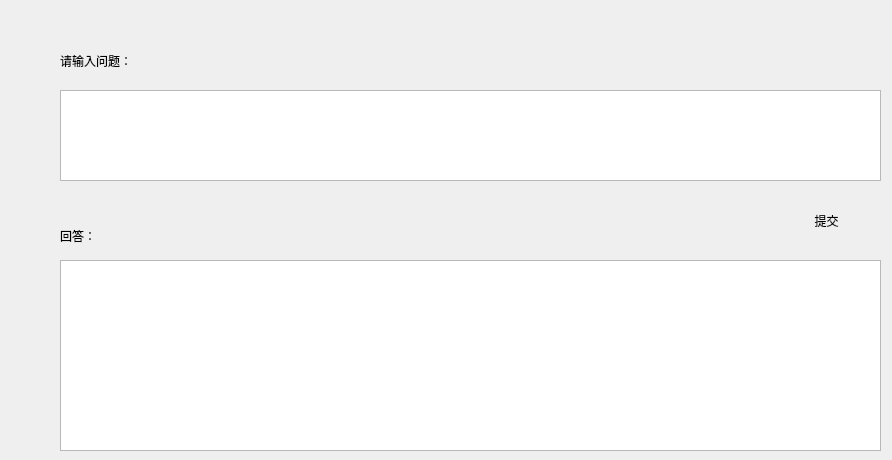
   <widget class="QWidget" name="page_6">
    <widget class="QLabel" name="label_2">
     <property name="geometry">
      <rect>
       <x>60</x>
       <y>40</y>
       <width>151</width>
       <height>41</height>
      </rect>
     </property>
     <property name="styleSheet">
      <string notr="true">*{
font: 16pt &quot;华文琥珀&quot;;


}</string>
     </property>
     <property name="text">
      <string>请输入问题：</string>
     </property>
    </widget>
    <widget class="QTextEdit" name="textEdit">
     <property name="geometry">
      <rect>
       <x>60</x>
       <y>90</y>
       <width>821</width>
       <height>91</height>
      </rect>
     </property>
     <property name="styleSheet">
      <string notr="true"/>
     </property>
    </widget>
    <widget class="QLabel" name="label_3">
     <property name="geometry">
      <rect>
       <x>60</x>
       <y>220</y>
       <width>141</width>
       <height>31</height>
      </rect>
     </property>
     <property name="styleSheet">
      <string notr="true">*{
font: 16pt &quot;华文琥珀&quot;;


}</string>
     </property>
     <property name="text">
      <string>回答：</string>
     </property>
    </widget>
    <widget class="QTextBrowser" name="textBrowser_2">
     <property name="geometry">
      <rect>
       <x>60</x>
       <y>260</y>
       <width>821</width>
       <height>191</height>
      </rect>
     </property>
     <property name="styleSheet">
      <string notr="true"/>
     </property>
    </widget>
    <widget class="QPushButton" name="pushButton_12">
     <property name="geometry">
      <rect>
       <x>770</x>
       <y>200</y>
       <width>113</width>
       <height>41</height>
      </rect>
     </property>
     <property name="styleSheet">
      <string notr="true">*{
font: 16pt &quot;华文琥珀&quot;;


}
/**鼠标停留在按钮上的样式**/
QPushButton::hover{	
    color: #FFFFFF;
    background-color: #718093;
    border-color: #2f3640;
border: 2px solid #555;
}

/**鼠标按压下去的样式**/
QPushButton::pressed,QPushButton::checked{
    color: #FFFFFF;
    background-color: qlineargradient(spread:pad, x1:0, y1:0, x2:0, y2:1, stop:0 #273c75, stop:1 #487eb0);
border: 2px solid #555;
}</string>
     </property>
     <property name="text">
      <string>提交</string>
     </property>
     <property name="flat">
      <bool>true</bool>
     </property>
    </widget>
   </widget>
